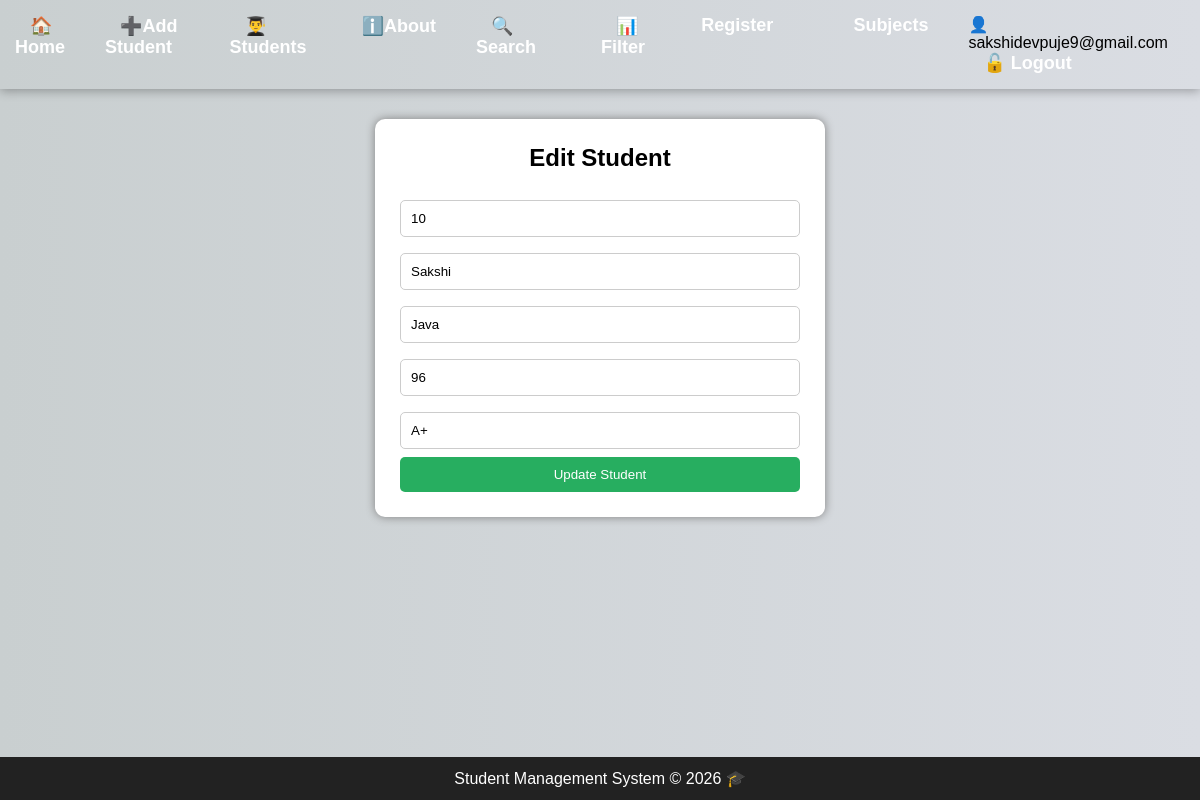
Page /edit/10 (signed in) on the committed database.
### tables this page shows
CREATE TABLE students (
    Rollno INTEGER PRIMARY KEY,
    Name TEXT NOT NULL,
    Subject TEXT NOT NULL,
    Marks INTEGER NOT NULL,
    Grade TEXT,
    Action TEXT
);

### app.py (the view, shortened to what this page needs)
@app.route('/edit/<int:Rollno>', methods=['GET', 'POST'])
def edit_student(Rollno):
    conn = get_db()
    student = conn.execute(
        "SELECT * FROM students WHERE Rollno=?",
        (Rollno,)
    ).fetchone()
    conn.close()
    return render_template(
        'edit_student.html',
        student=student
    )

### app.py (called while the page is built)
def get_db():
    conn = sqlite3.connect("student.db")
    conn.row_factory = sqlite3.Row
    return conn

### templates/edit_student.html (shortened to what this page needs)
{% extends 'base.html' %}
{% block content %}
<div class="form-container">
    <h2>Edit Student</h2>
    <form method="POST">
        <input type="number"
               name="Rollno"
               value="{{ student['Rollno'] }}"
               readonly>
        <input type="text"
               name="Name"
               value="{{ student['Name'] }}"
               required>
        <input type="text"
               name="Subject"
               value="{{ student['Subject'] }}"
               required>
        <input type="number"
               name="Marks"
               value="{{ student['Marks'] }}"
               required>
        <input type="text"
               name="Grade"
               value="{{ student['Grade'] }}"
               required>
        <button type="submit">Update Student</button>
    </form>
</div>
{% endblock %}

### templates/base.html (style rules this page uses)
* { margin:0; padding:0; box-sizing:border-box; font-family:Arial, sans-serif; }
body { background:linear-gradient(to right,#c9cfd0,#dadde3); min-height:100vh; }

### templates/edit_student.html (style rules this page uses)
.form-container { width:450px; margin:30px auto; background:white; padding:25px; border-radius:10px; box-shadow:0 0 10px gray; }
h2 { text-align:center; margin-bottom:20px; }
input { width:100%; padding:10px; margin:8px 0; border:1px solid #ccc; border-radius:5px; }
button { width:100%; padding:10px; background:#27ae60; color:white; border:none; border-radius:5px; cursor:pointer; }

### rows in the picture
students: Rollno "10", Name "Sakshi", Subject "Java", Marks "96", Grade "A+"

### other values in the picture
{{ session.username }} "sakshidevpuje9@gmail.com"
